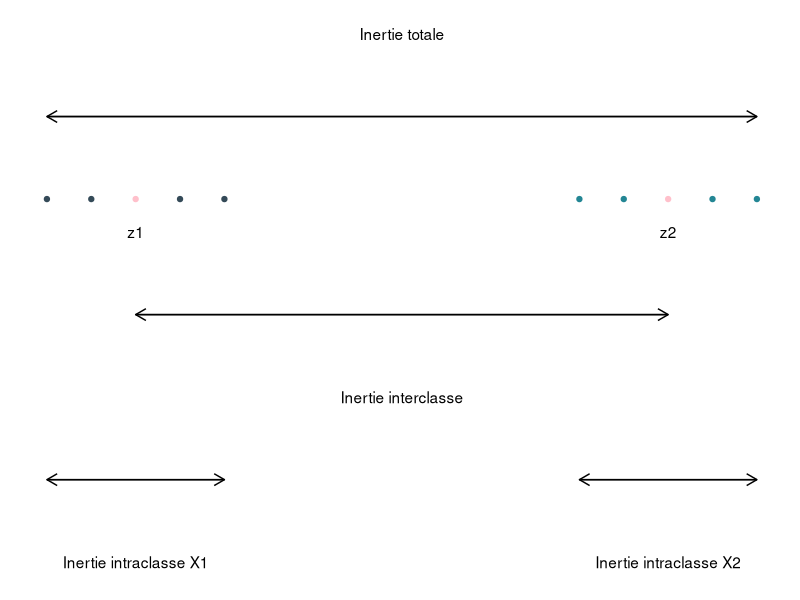
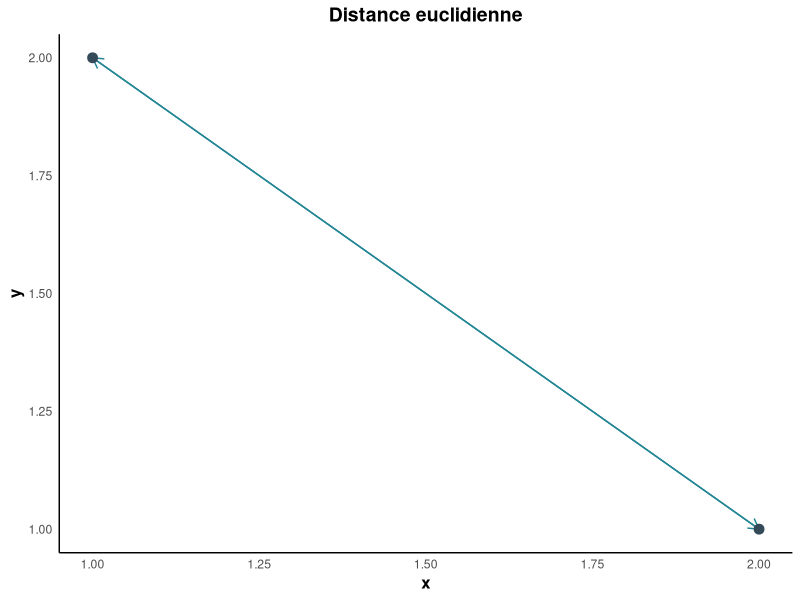
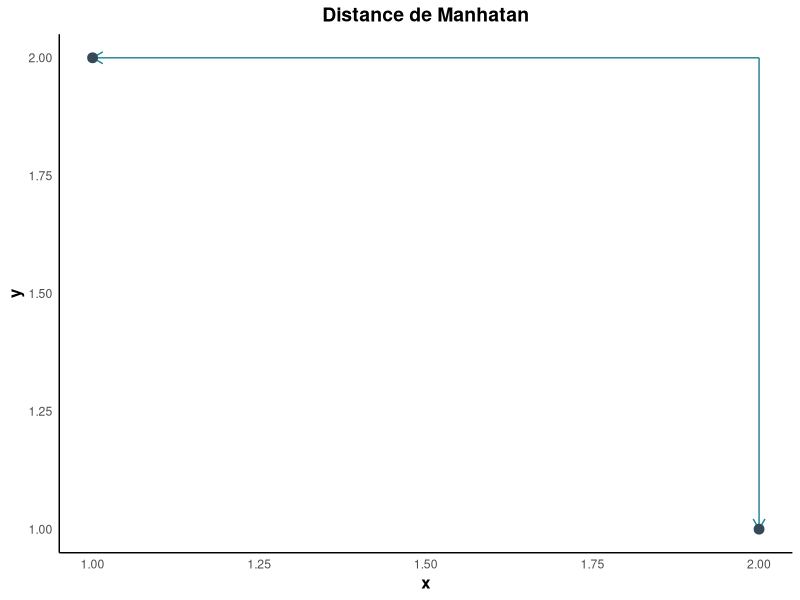
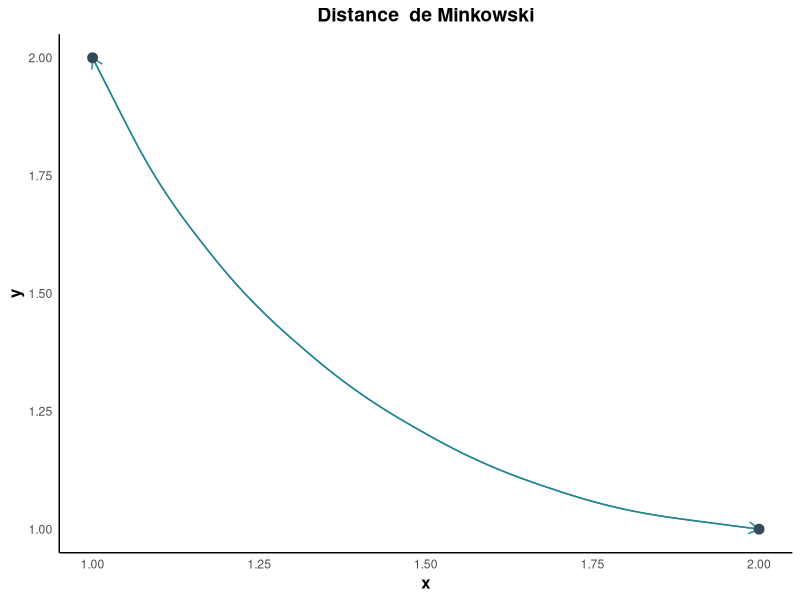
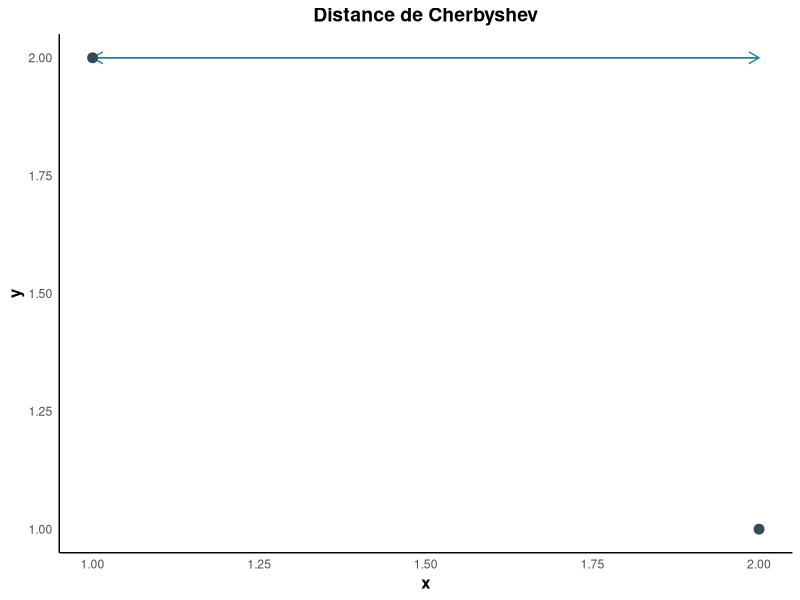

The R script that drew these images, in order:
## ---- chunk 1
library(ggplot2)
## ---- chunk 2
ggplot()+
  geom_point(aes(x=c(1,1.5,2.5,3), y=c(1,1,1,1)), color = "#344a58") +
  geom_point(aes(x=c(7,7.5,8.5,9), y=c(1,1,1,1)), color = "#238694") +
  geom_point(aes(x=c(2), y=c(1)), color = "pink") +
  geom_point(aes(x=c(8), y=c(1)), color = "pink") +
  geom_segment(aes(x=1, y=1.05, xend =9, yend=1.05),arrow = arrow(length = unit(0.3, "cm"))) +
  geom_segment(aes(x=9, y=1.05, xend =1, yend=1.05),arrow = arrow(length = unit(0.3, "cm"))) +
  geom_segment(aes(x=2, y=0.93, xend =8, yend=0.93),arrow = arrow(length = unit(0.3, "cm"))) +
  geom_segment(aes(x=8, y=0.93, xend =2, yend=0.93),arrow = arrow(length = unit(0.3, "cm"))) +
  geom_segment(aes(x=1, y=0.83, xend =3, yend=0.83),arrow = arrow(length = unit(0.3, "cm"))) +
  geom_segment(aes(x=3, y=0.83, xend =1, yend=0.83),arrow = arrow(length = unit(0.3, "cm"))) +
  geom_segment(aes(x=7, y=0.83, xend =9, yend=0.83),arrow = arrow(length = unit(0.3, "cm"))) +
  geom_segment(aes(x=9, y=0.83, xend =7, yend=0.83),arrow = arrow(length = unit(0.3, "cm"))) + 
  annotate("text", x = 2, y = 0.98, label = "z1")+ 
  annotate("text", x = 8, y = 0.98, label = "z2")+ 
  annotate("text", x = 5, y = 1.1, label = "Inertie totale")+ 
  annotate("text", x = 5, y = 0.88, label = "Inertie interclasse")+ 
  annotate("text", x = 2, y = 0.78, label = "Inertie intraclasse X1")+ 
  annotate("text", x = 8, y = 0.78, label = "Inertie intraclasse X2") + 
  theme_classic()+
  theme(axis.ticks = element_blank(),
        axis.text = element_blank(),
        panel.background = element_blank(),
        legend.position = "top",
        plot.title = element_blank(),
        axis.title = element_blank(),
        axis.line = element_blank()) 
  
  
## ---- chunk 3
ggplot()+
  geom_segment(aes(x=1, y=2, xend =2, yend=1),arrow = arrow(length = unit(0.3, "cm")), color = "#238694") +
  geom_segment(aes(x=2, y=1, xend =1, yend=2),arrow = arrow(length = unit(0.3, "cm")), color = "#238694") +
  geom_point(aes(x=2, y=1), colour = "#344a58", size = 3)+ geom_point(aes(x=1, y=2), color = "#344a58", size =3)+ theme_classic()+
  theme(axis.ticks = element_blank(),
        panel.background = element_blank(),
        legend.position = "top",
        plot.title = element_text(size=14, face="bold",hjust = 0.5),
        axis.title.x = element_text(size=12, face="bold"),
        axis.title.y = element_text(size=12, face="bold"),
        legend.text = element_text(size = 12))+ 
  ggtitle("Distance euclidienne")
## ---- chunk 4
ggplot()+
  geom_segment(aes(x=2, y=2, xend =1, yend=2),arrow = arrow(length = unit(0.3, "cm")), color = "#238694") +
  geom_segment(aes(x=2, y=2, xend =2, yend=1),arrow = arrow(length = unit(0.3, "cm")), color = "#238694") +
  geom_point(aes(x=2, y=1), colour = "#344a58", size = 3)+ geom_point(aes(x=1, y=2), color = "#344a58", size =3)+ theme_classic()+
  theme(axis.ticks = element_blank(),
        panel.background = element_blank(),
        legend.position = "top",
        plot.title = element_text(size=14, face="bold",hjust = 0.5),
        axis.title.x = element_text(size=12, face="bold"),
        axis.title.y = element_text(size=12, face="bold"),
        legend.text = element_text(size = 12)) + 
  ggtitle("Distance de Manhatan")
## ---- chunk 5
ggplot()+
  geom_curve(aes(x=1, y=2, xend =2, yend=1), curvature = 0.3,arrow = arrow(length = unit(0.3, "cm")), color = "#238694") +
  geom_curve(aes(x=2, y=1, xend =1, yend=2), curvature = -0.3,arrow = arrow(length = unit(0.3, "cm")), color = "#238694") +
  geom_point(aes(x=2, y=1), colour = "#344a58", size = 3)+ geom_point(aes(x=1, y=2), color = "#344a58", size =3)+ theme_classic()+
  theme(axis.ticks = element_blank(),
        panel.background = element_blank(),
        legend.position = "top",
        plot.title = element_text(size=14, face="bold",hjust = 0.5),
        axis.title.x = element_text(size=12, face="bold"),
        axis.title.y = element_text(size=12, face="bold"),
        legend.text = element_text(size = 12)) + 
  ggtitle("Distance  de Minkowski")
## ---- chunk 6
ggplot()+
  geom_segment(aes(x=1, y=2, xend =2, yend=2),arrow = arrow(length = unit(0.3, "cm")), color = "#238694") + 
  geom_segment(aes(x=2, y=2, xend =1, yend=2),arrow = arrow(length = unit(0.3, "cm")), color = "#238694") +
  geom_point(aes(x=2, y=1), colour = "#344a58", size = 3)+ geom_point(aes(x=1, y=2), color = "#344a58", size =3)+ theme_classic()+
  theme(axis.ticks = element_blank(),
        panel.background = element_blank(),
        legend.position = "top",
        plot.title = element_text(size=14, face="bold",hjust = 0.5),
        axis.title.x = element_text(size=12, face="bold"),
        axis.title.y = element_text(size=12, face="bold"),
        legend.text = element_text(size = 12)) + 
  ggtitle("Distance de Cherbyshev")
